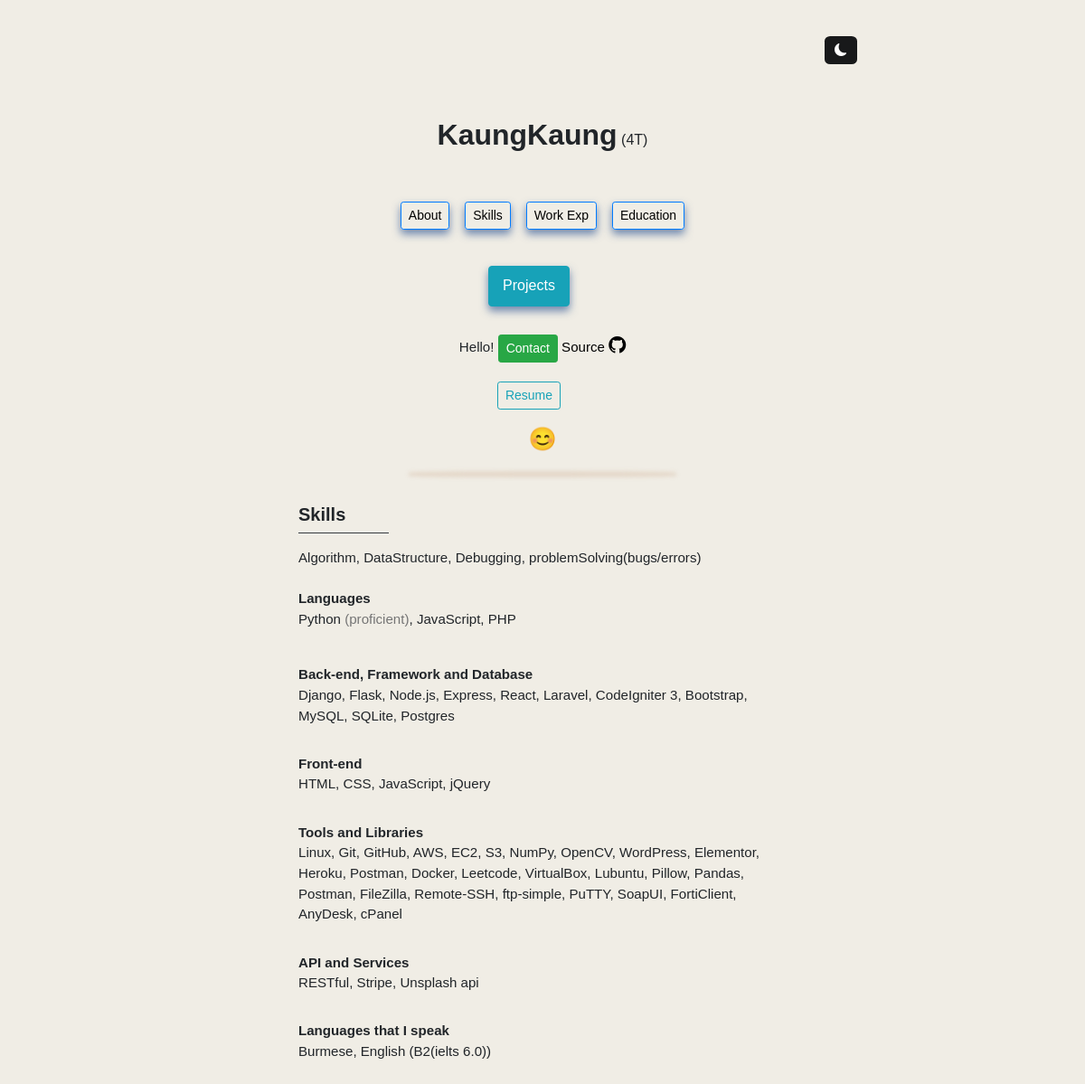
Page /skill on the committed database.
### display/models.py (models this page shows)
class Skill(models.Model):
    language_proficient = models.CharField(max_length=255)
    language_familiar = models.CharField(max_length=255)
    backend = models.CharField(max_length=255)
    frontend = models.CharField(max_length=255)
    tools = models.CharField(max_length=255)
    first_language = models.CharField(max_length=255)
    second_language = models.CharField(max_length=255)
    api = models.CharField(max_length=255)

### display/views.py (the view)
def skill(request):
    s = Skill.objects.all()
    return render(request, "skill.html",
                  {"skill":s})

### template/skill.html (shortened to what this page needs)
{% extends 'main.html' %}
{% block content %}
{% include 'chain.html' %}
{% load static %}
<link rel="stylesheet" href="{% static 'style.css' %}">
{% include 'profile.html' %}
<div style="height:10px;"></div>
<div class="box1 new_box"></div>
<div style="height:42px;"></div>
<body>
<div class="context" style="">
         <div class="about" style="margin:auto;">
        <h5><b>Skills</b></h5>
        <legend class="border-bottom border-dark mb-3" style="width:100px;"></legend>
                    {% for skills in skill %}
            <p style="font-size:15.1px;white-space: pre-line;">Algorithm, DataStructure, Debugging, problemSolving(bugs/errors)
                <b>Languages</b>
                <label>{{skills.language_proficient}} <label class="word">(proficient)</label>, {{skills.language_familiar}}</label>
                <b>Back-end, Framework and Database </b>
                <label>{{skills.backend}}</label>
                <b>Front-end</b>
                <label>{{skills.frontend}}</label>
                <b>Tools and Libraries</b>
                <label>{{skills.tools}}</label>
                <b>API and Services</b>
                <label>{{skills.api}}</label>
                <b>Languages that I speak</b>
                <label>{{skills.first_language}}, {{skills.second_language}}</label>
            </p>
                        {% endfor %}
        </div>
</div>
</body>
{% endblock %}

### static/style.css (style rules this page uses)
.context { margin: auto; width: 45%; }
body { min-width: 279px; background-color:#F0EDE5; margin: 0px auto; font-family: Tahoma,Verdana,Segoe,sans-serif; }
.word { color:#757575; }
.about { animation: transition 1.00s; }
html { scroll-behavior: smooth; }
.box1 { box-shadow: 0px 10px 4px 3px rgba(223, 207, 190,0.7); }
.new_box { height:1px;border-radius: 50%;margin:auto;max-width:290px; }

### rows in the picture
Skill: language_proficient "Python", language_familiar "JavaScript, PHP", backend "Django, Flask, Node.js, Express, React, Laravel, CodeIgniter 3, Bootstrap, MySQL, SQLite, Postgres", frontend "HTML, CSS, JavaScript, jQuery", tools "Linux, Git, GitHub, AWS, EC2, S3, NumPy, OpenCV, WordPress, Elementor, Heroku, Postman, Docker, Leetcode, VirtualBox, Lubuntu, Pillow, Pandas, Postman, FileZilla, Remote-SSH, ftp-simple, PuTTY, SoapUI, FortiClient, AnyDesk, cPanel", api "RESTful, Stripe, Unsplash api", first_language "Burmese", second_language "English (B2(ielts 6.0))"
